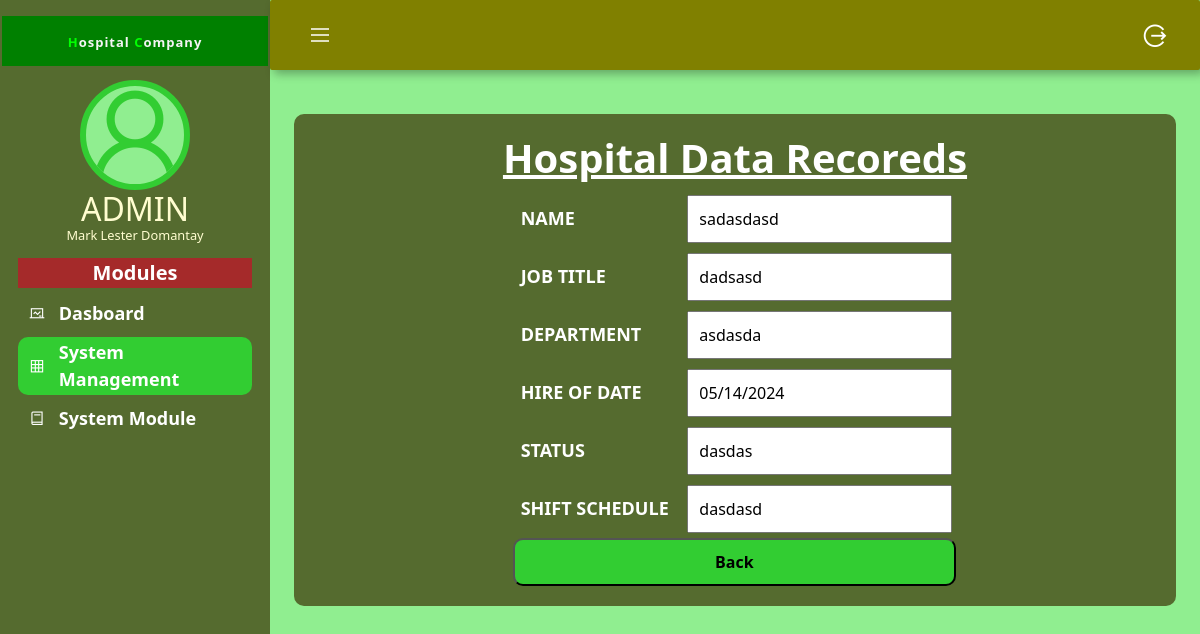
The app's page /admin/view.php?ID=3 with its own data.
### tables this page shows
CREATE TABLE `info_table` (
  `ID` int(255) NOT NULL,
  `Ename` varchar(255) NOT NULL,
  `Ejob` varchar(255) NOT NULL,
  `Edept` varchar(255) NOT NULL,
  `Edate` date NOT NULL,
  `Estatus` varchar(255) NOT NULL,
  `Eshift` varchar(255) NOT NULL
);

### admin/view.php (the view, shortened to what this page needs)
<?php
$id = $_GET["ID"];
include("connection.php");
    ?>
<!DOCTYPE html>
<html lang="en">
<head>
  <link rel="stylesheet" type="text/css" href="css/action.css">
  <link rel="stylesheet" type="text/css" href="css/css/line-awesome.min.css">
  <link rel="stylesheet" type="text/css" href="css/bootstrap.min.css">
</head>
<body>
  <?php
include("includes/lm-sidebar.php");
?>
  <div class="main-content">
    <header>
      <div class="menu-toggle">
        <label for="sidebar-toggle">
          <span class="las la-bars"></span>
        </label>
      </div>
      <div class="logout"><a href="../login.php"><i class="las la-sign-out-alt"></a></i></div>
    </header>
    <main>
    <?php
    $sql = "SELECT * FROM info_table WHERE ID = $id LIMIT 1";
    $result = mysqli_query($connections, $sql);
    $row = mysqli_fetch_assoc($result);
    ?>
<article>
<div id="view-container" class="edit-container">
      <h1 id="vtitle" class="form-title">Hospital Data Recoreds</h1>
      <form method="post">
      <div class="formbdy" >
        <div class="main-user-info">
          <div class="user-input-box">
            <label id="vlbl" for="fullName">Name</label>
            <input id="vinpt" type="text"
                    id="fullName"
                    name="ename"
                    value="<?php echo $row['Ename'] ?>"readonly/>
          </div>
          <div class="user-input-box">
            <label id="vlbl" for="username">Job Title</label>
            <input id="vinpt" type="text"
                    id="username"
                    name="ejob"
                     value="<?php echo $row['Ejob'] ?>"readonly/>
          </div>
          <div class="user-input-box">
            <label id="vlbl" for="email">Department</label>
            <input id="vinpt" type="text"
                    id="email"
                    name="edept"
                     value="<?php echo $row['Edept'] ?>"readonly/>
          </div>
          <div class="user-input-box">
            <label id="vlbl" for="phoneNumber">Hire of Date</label>
            <input id="vinpt" type="date"
                    id="phoneNumber"
                    name="edate"
                     value="<?php echo $row['Edate'] ?>"readonly/>
          </div>
          <div class="user-input-box">
            <label id="vlbl" for="password">Status</label>
            <input id="vinpt" type="text"
                    id="password"
                    name="estatus"
                     value="<?php echo $row['Estatus'] ?>"readonly/>
          </div>
          <div class="user-input-box">
            <label id="vlbl" for="confirmPassword">Shift Schedule</label>
            <input id="vinpt" type="text"
                    id="confirmPassword"
                    name="eshift"
                    value="<?php echo $row['Eshift'] ?>"readonly/>
          </div>
        </div>
        <div  class="form-submit-btn">
          <a href="admin.php" ><input id="vbtn" type="button" value="Back"></a>
        </div>
        </div>
        </form>
    </div>
</article>
    </main>
  </div>
</body>
</html>

### admin/css/action.css (style rules this page uses)
* { box-sizing: border-box; text-decoration: none; list-style-type: none; margin: 0; padding: 0; }
body { height: 100%; }
.logout { font-size: 30px; text-decoration: none; cursor: pointer; border-radius: 30px; display: flex; justify-content: center; align-items: center; height: 50px; width: 50px; }
.logout a { color: white; }
header { background: olive ; color: white; font-weight: bold; height: 70px; padding: 0 20px; box-shadow: 4px 4px 10px rgba(0, 0,0,0.3); display: flex; justify-content: space-between; align-items: center; position: relative; left: 0; border-radius: 2px; width: 100%; transition: left 220ms; z-index: 30; }
.menu-toggle label { height: 60px; width: 60px; display: grid; place-items: center; font-size: 1.5rem; border-radius: 50%; }
.main-content { margin-left: 270px; background: lightgreen; transition: margin-left 280ms; }
main { padding: 1.5rem; height: 105vh; margin-top: 20px; }
#view-container { background: darkolivegreen; color: white; padding: 20px; border-radius: 10px; display: flex; flex-direction: column; align-items: center; justify-content: center; }
#vtitle { font-weight: bold; text-decoration: underline; }
#vlbl { width: 150px; display: inline-block; justify-content: left; margin: 0.2cm; font-size: 18px; text-transform: uppercase; font-weight: bold; }
#vinpt { padding: 10px; margin: 5px; font-size: 16px; width: 7cm; }
#vbtn { background: limegreen; color: black; font-weight: bold; border-radius: 10px; padding: 10px 200px 10px; }

### records on screen
info_table: ename "sadasdasd", ejob "dadsasd", edept "asdasda", edate "05/14/2024", estatus "dasdas", eshift "dasdasd"
